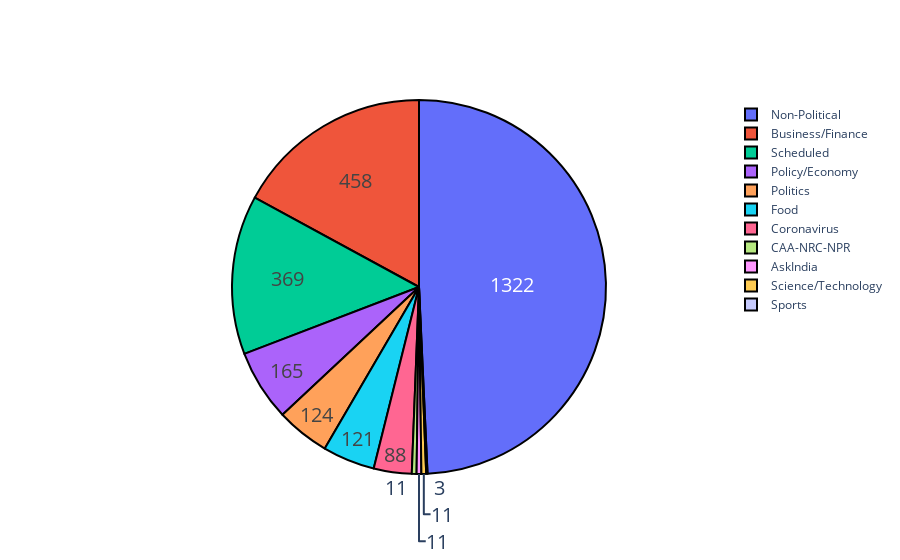

Notebook source saved alongside this figure:
### Code cell
# Let's check our flair distribution by percentage value
# I will use Plotly pie chart and we can hover over it to get the value
# We are using plotly.graph_objects which is imported as go
fig = go.Figure(data=[go.Pie(labels=data_df['flair'].unique(),
                             values=data_df.groupby('flair').count()['id'])])
fig.update_traces(hoverinfo='label+percent+value', textinfo='value', textfont_size=20,
                  marker=dict(line=dict(color='#000000', width=2)))
fig.show()

### Figure 1 — Plotly figure (JSON) as saved in the notebook; plotly's stock layout.template omitted (floating-point values rounded to 4 significant figures)
{"data": [{"hoverinfo": "label+percent+value", "labels": ["Non-Political", "Coronavirus", "CAA-NRC-NPR", "Scheduled", "AskIndia", "Business/Finance", "Politics", "Policy/Economy", "Food", "Sports", "Science/Technology"], "marker": {"line": {"color": "#000000", "width": 2}}, "textfont": {"size": 20}, "textinfo": "value", "type": "pie", "values": [1322, 88, 11, 369, 11, 458, 124, 165, 121, 3, 11]}], "layout": {}}
